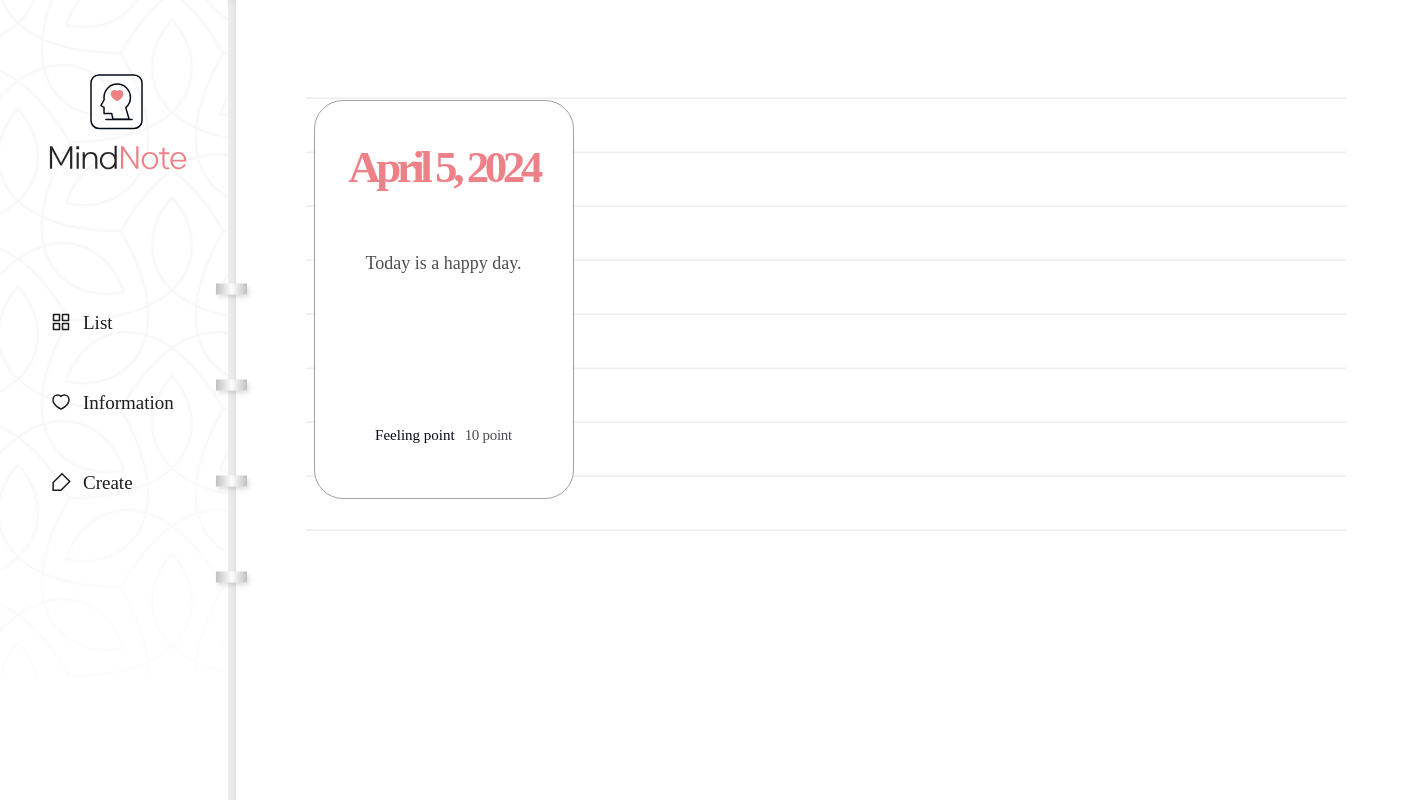
Screenshot of /diary/ with the database file from the repository.
### diary/models.py (models this page shows, shortened)
class Page(models.Model):
    title = models.CharField(max_length=100)
    content = models.TextField()
    feeling = models.CharField(max_length=80)
    score = models.IntegerField()
    dt_created = models.DateField(verbose_name="Date Created", auto_now_add=True)
    dt_modified = models.DateField(verbose_name="Date Modified", auto_now=True)

### diary/views.py (the view)
# urls.py: path('diary/', views.page_list, name="page-list"),
def page_list(request):
    pages = Page.objects.all()
    context = {"pages" : pages}
    return render(request, 'diary/page_list.html', context)

### diary/templates/diary/page_list.html (shortened to what this page needs)
{% extends './base.html' %}
{% block content %}
<div class="wrap-note">
    <div class="note">
        <div class="note-list">
            <ul>
                {% for page in pages %}
                    <li>
                        <a href={% url "page_detail" page.id %}>
                            <div class="date">
                                <span>{{page.dt_created}}</span>
                            </div>
                            <h2>{{page.title}}</h2>
                            <div class="score">
                                <p>Feeling point</p>
                                <span>{{page.score}} point</span>
                            </div>
                        </a>
                    </li>
                {% endfor %}
            </ul>
        </div>
    </div>
</div>
{% endblock content %}

### diary/static/diary/css/styles.css (style rules this page uses)
h1,h2,h3,p,a,ul,li { margin: 0; padding: 0; font-family: 'NanumSquare'; list-style: none; text-decoration: none; outline: none; }
html { position: relative; min-height: 100%; margin: 0; }
body { margin: 0; padding: 0; -webkit-font-smoothing: antialiased; -moz-osx-font-smoothing: auto; }
.wrap-note .note { padding-left: 236px; padding-top: 50px; padding-bottom: 200px; }
.note-list { margin: 0 70px; padding-top: 50px; background: url(../image/note-bg.svg) repeat-x center/1535px 974px; }
.note-list ul { overflow: hidden; width: 1100px; margin: 0 auto; padding-bottom: 50px; }
.note-list ul li { float: left; width: 25%; padding-bottom: 30px; }
.note-list ul li a { display: block; width: 258px; height: 397px; margin: 0 auto; background: #fff; border: solid 1px #a3a0a0; border-radius: 29px; }
.note-list ul li a .date { margin-top: 40px; margin-bottom: 55px; text-align: center; }
.note-list ul li a .date span { display: block; font-family: 'NanumSquare'; color: #ee8088; font-weight: 700; font-size: 45px; letter-spacing: -4.47px; }
.note-list ul li a h2 { width: 196px; height: 150px; margin: 0 auto; font-family: 'NanumBarunpen'; color: #4e4f53; font-weight: normal; font-size: 18px; line-height: 1.67; text-align: center; }
.note-list ul li a .score { margin-top: 28px; text-align: center; }
.note-list ul li a .score p { display: inline-block; font-family: 'NanumSquare'; color: #060b18; font-size: 15px; }
.note-list ul li a .score span { padding-left: 6px; font-family: 'NanumBarunpen'; color: #4e4f53; font-size: 15px; letter-spacing: -0.29px; }

### rows the page displays
Page: dt_created "April 5, 2024", title "Today is a happy day.", score "10"
